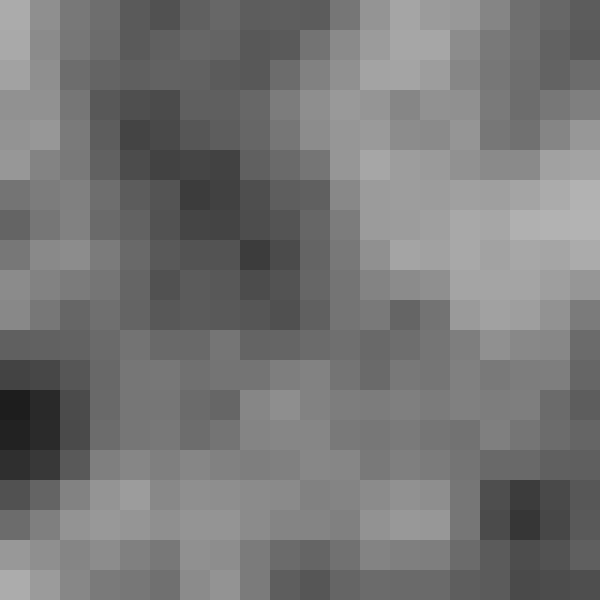
Frame 1 (no input)
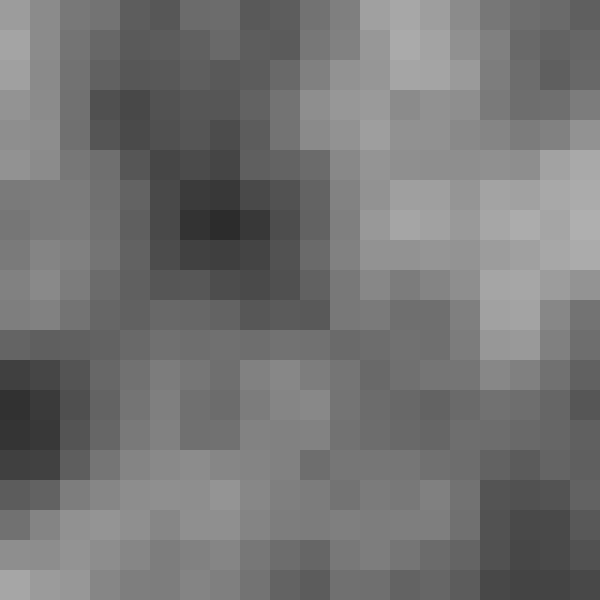
Frame 60 (no input)
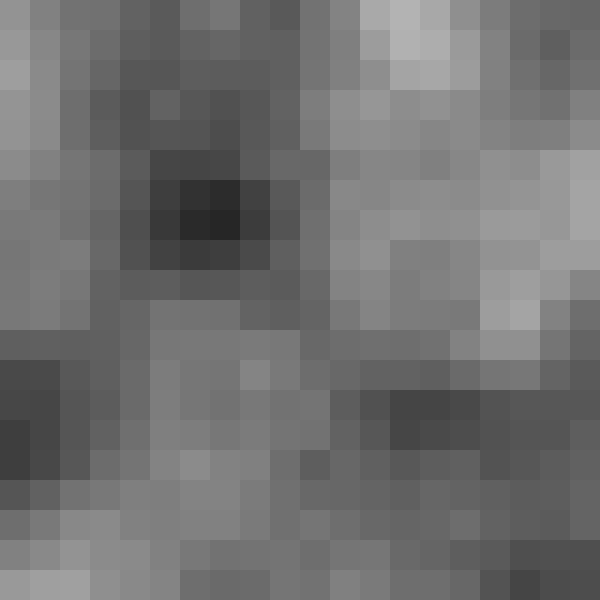
Frame 120 (the mouse pressed at the canvas centre since frame 60)

The p5.js sketch that drew these frames (run headless with seeded random() and noise() and a simulated clock; from frame 60 on, the mouse is pressed at the canvas centre):

// p5.js sketch
// ── sketch.js
let rows, cols, cellH, cellW;
let noiseScale;

function setup() {
  createCanvas(600, 600);
  rows = 20;
  cols = 20;
  cellW = width / cols;
  cellH = height / rows;
  noiseScale = 0.15;
}

function draw() {
  background(250);
  noStroke();
  for (let i = 0; i < cols; i++) {
    for (let j = 0; j < rows; j++) {
      //let n = noise((i + radians(frameCount)) * noiseScale, j * noiseScale);
      //let n = noise((i + radians(frameCount)) * noiseScale, (j + radians(frameCount)) * noiseScale);
      let n = noise(i * noiseScale, j * noiseScale, radians(frameCount) * noiseScale);
      let brightness = n * 255;
      //let brightness = constrain(pow(20 * n, 2), 0, 255);
      let x = i * cellW;
      let y = j * cellH;
      fill(brightness);
      rect(x, y, cellW, cellH);
    }
  }
}
